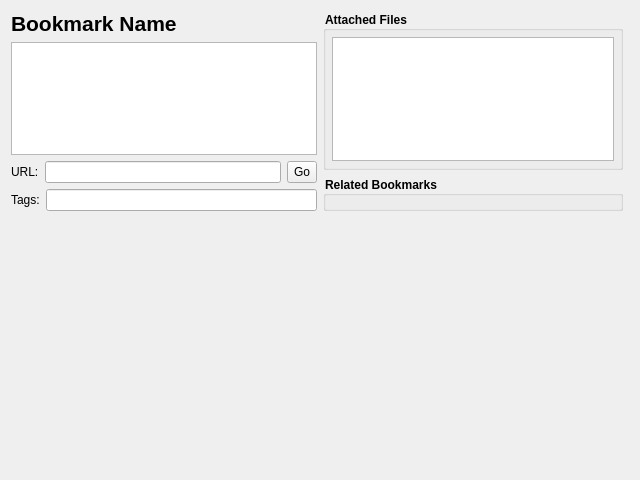
<?xml version="1.0" encoding="UTF-8"?>
<ui version="4.0">
 <class>BookmarkViewDialog</class>
 <widget class="QDialog" name="BookmarkViewDialog">
  <property name="geometry">
   <rect>
    <x>0</x>
    <y>0</y>
    <width>640</width>
    <height>480</height>
   </rect>
  </property>
  <property name="windowTitle">
   <string>View Bookmark</string>
  </property>
  <layout class="QVBoxLayout" name="mainVerticalLayout" stretch="0,1">
   <item>
    <widget class="QWidget" name="widTopPane" native="true">
     <property name="minimumSize">
      <size>
       <width>0</width>
       <height>200</height>
      </size>
     </property>
     <property name="maximumSize">
      <size>
       <width>16777215</width>
       <height>200</height>
      </size>
     </property>
     <layout class="QHBoxLayout" name="horizontalLayout_3">
      <property name="leftMargin">
       <number>0</number>
      </property>
      <property name="topMargin">
       <number>0</number>
      </property>
      <property name="rightMargin">
       <number>0</number>
      </property>
      <property name="bottomMargin">
       <number>0</number>
      </property>
      <item>
       <widget class="QWidget" name="widBookmarkProperties" native="true">
        <layout class="QVBoxLayout" name="verticalLayout">
         <property name="leftMargin">
          <number>0</number>
         </property>
         <property name="topMargin">
          <number>0</number>
         </property>
         <property name="rightMargin">
          <number>0</number>
         </property>
         <property name="bottomMargin">
          <number>0</number>
         </property>
         <item>
          <layout class="QHBoxLayout" name="horizontalLayout" stretch="1,0,0">
           <item>
            <widget class="QLabel" name="lblName">
             <property name="sizePolicy">
              <sizepolicy hsizetype="Ignored" vsizetype="Preferred">
               <horstretch>0</horstretch>
               <verstretch>0</verstretch>
              </sizepolicy>
             </property>
             <property name="styleSheet">
              <string notr="true">QLabel { font-size: 16pt; font-weight: bold; }</string>
             </property>
             <property name="text">
              <string>Bookmark Name</string>
             </property>
            </widget>
           </item>
           <item>
            <spacer name="horizontalSpacer">
             <property name="orientation">
              <enum>Qt::Horizontal</enum>
             </property>
             <property name="sizeHint" stdset="0">
              <size>
               <width>1</width>
               <height>20</height>
              </size>
             </property>
            </spacer>
           </item>
           <item>
            <widget class="FiveStarRatingWidget" name="fvsRating" native="true"/>
           </item>
          </layout>
         </item>
         <item>
          <widget class="QTextEdit" name="txtDesc">
           <property name="readOnly">
            <bool>true</bool>
           </property>
          </widget>
         </item>
         <item>
          <layout class="QHBoxLayout" name="horizontalLayout_2" stretch="0,1,0">
           <item>
            <widget class="QLabel" name="lblURL">
             <property name="text">
              <string>URL:</string>
             </property>
            </widget>
           </item>
           <item>
            <widget class="QLineEdit" name="leURL"/>
           </item>
           <item>
            <widget class="QToolButton" name="btnOpenUrl">
             <property name="sizePolicy">
              <sizepolicy hsizetype="Fixed" vsizetype="Expanding">
               <horstretch>0</horstretch>
               <verstretch>0</verstretch>
              </sizepolicy>
             </property>
             <property name="toolTip">
              <string>Open URL In Default Browser</string>
             </property>
             <property name="text">
              <string>Go</string>
             </property>
             <property name="icon">
              <iconset resource="BookmarkManager.qrc">
               <normaloff>:/res/go.png</normaloff>:/res/go.png</iconset>
             </property>
             <property name="toolButtonStyle">
              <enum>Qt::ToolButtonTextBesideIcon</enum>
             </property>
            </widget>
           </item>
          </layout>
         </item>
         <item>
          <layout class="QHBoxLayout" name="horizontalLayout_4">
           <item>
            <widget class="QLabel" name="lblTags">
             <property name="text">
              <string>Tags:</string>
             </property>
            </widget>
           </item>
           <item>
            <widget class="TagLineEdit" name="leTags">
             <property name="readOnly">
              <bool>true</bool>
             </property>
            </widget>
           </item>
          </layout>
         </item>
        </layout>
       </widget>
      </item>
      <item>
       <widget class="QScrollArea" name="scrlFileData">
        <property name="frameShape">
         <enum>QFrame::NoFrame</enum>
        </property>
        <property name="horizontalScrollBarPolicy">
         <enum>Qt::ScrollBarAlwaysOff</enum>
        </property>
        <property name="widgetResizable">
         <bool>true</bool>
        </property>
        <widget class="QWidget" name="scrlFileDataWidgetContents">
         <property name="geometry">
          <rect>
           <x>0</x>
           <y>0</y>
           <width>308</width>
           <height>200</height>
          </rect>
         </property>
         <layout class="QVBoxLayout" name="vlScrlFileDataWidget" stretch="0,0,1">
          <property name="leftMargin">
           <number>0</number>
          </property>
          <property name="topMargin">
           <number>0</number>
          </property>
          <property name="rightMargin">
           <number>6</number>
          </property>
          <property name="bottomMargin">
           <number>0</number>
          </property>
          <item>
           <widget class="QGroupBox" name="grpFiles">
            <property name="styleSheet">
             <string notr="true">QGroupBox { font-weight: bold; }</string>
            </property>
            <property name="title">
             <string>Attached Files</string>
            </property>
            <layout class="QVBoxLayout" name="verticalLayout_2">
             <property name="leftMargin">
              <number>6</number>
             </property>
             <property name="topMargin">
              <number>6</number>
             </property>
             <property name="rightMargin">
              <number>6</number>
             </property>
             <property name="bottomMargin">
              <number>6</number>
             </property>
             <item>
              <widget class="QTableWidget" name="twAttachedFiles">
               <property name="contextMenuPolicy">
                <enum>Qt::CustomContextMenu</enum>
               </property>
               <property name="editTriggers">
                <set>QAbstractItemView::NoEditTriggers</set>
               </property>
               <property name="selectionMode">
                <enum>QAbstractItemView::SingleSelection</enum>
               </property>
               <property name="selectionBehavior">
                <enum>QAbstractItemView::SelectRows</enum>
               </property>
               <property name="verticalScrollMode">
                <enum>QAbstractItemView::ScrollPerPixel</enum>
               </property>
               <property name="horizontalScrollMode">
                <enum>QAbstractItemView::ScrollPerPixel</enum>
               </property>
               <attribute name="horizontalHeaderHighlightSections">
                <bool>false</bool>
               </attribute>
               <attribute name="verticalHeaderVisible">
                <bool>false</bool>
               </attribute>
               <attribute name="verticalHeaderHighlightSections">
                <bool>false</bool>
               </attribute>
              </widget>
             </item>
            </layout>
           </widget>
          </item>
          <item>
           <widget class="QGroupBox" name="grpRelatedBookmarks">
            <property name="styleSheet">
             <string notr="true">QGroupBox { font-weight: bold; }</string>
            </property>
            <property name="title">
             <string>Related Bookmarks</string>
            </property>
            <layout class="QHBoxLayout" name="horizontalLayout_5">
             <property name="leftMargin">
              <number>6</number>
             </property>
             <property name="topMargin">
              <number>6</number>
             </property>
             <property name="rightMargin">
              <number>6</number>
             </property>
             <property name="bottomMargin">
              <number>6</number>
             </property>
             <item>
              <widget class="BookmarksView" name="bvLinkedBookmarks" native="true"/>
             </item>
            </layout>
           </widget>
          </item>
          <item>
           <spacer name="vlSqueezeTheOtherTwo">
            <property name="orientation">
             <enum>Qt::Vertical</enum>
            </property>
            <property name="sizeHint" stdset="0">
             <size>
              <width>20</width>
              <height>40</height>
             </size>
            </property>
           </spacer>
          </item>
         </layout>
        </widget>
       </widget>
      </item>
     </layout>
    </widget>
   </item>
   <item>
    <widget class="FilePreviewerWidget" name="widPreviewer" native="true"/>
   </item>
  </layout>
 </widget>
 <customwidgets>
  <customwidget>
   <class>TagLineEdit</class>
   <extends>QLineEdit</extends>
   <header>Tags/TagLineEdit.h</header>
  </customwidget>
  <customwidget>
   <class>BookmarksView</class>
   <extends>QWidget</extends>
   <header>Bookmarks/BookmarksView.h</header>
   <container>1</container>
  </customwidget>
  <customwidget>
   <class>FiveStarRatingWidget</class>
   <extends>QWidget</extends>
   <header>Bookmarks/FiveStarRatingWidget.h</header>
   <container>1</container>
  </customwidget>
  <customwidget>
   <class>FilePreviewerWidget</class>
   <extends>QWidget</extends>
   <header>FileViewer/FilePreviewerWidget.h</header>
   <container>1</container>
  </customwidget>
 </customwidgets>
 <resources>
  <include location="BookmarkManager.qrc"/>
 </resources>
 <connections/>
</ui>
